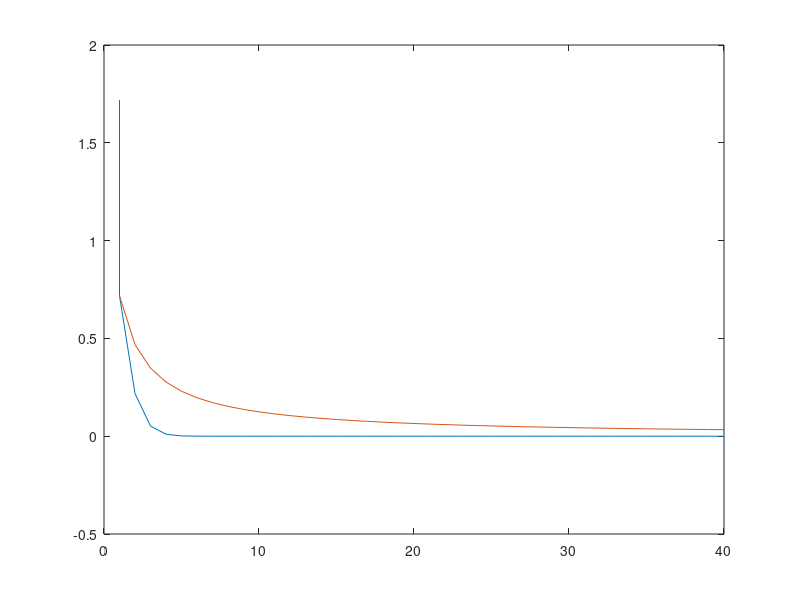

This figure's MATLAB source: (Note: this script raises an error after producing the figure.)
%% Task 1 +
N = 40;
X = [1, 1:N];
Y = exp(1) - cumsum(1 ./ cumprod([1, 1:N]));
psi = exp(1) - (1 + 1./X).^X;
plot(X, Y, X, psi);

%% Task 2 +
t = -1:0.01:10;
plot(t, sign(t) .* sqrt(abs(t)), t, my_tan(t));
axis([-1 10 -5 5]);
x0 = ginput(1);
x0 = x0(1);
x_min = fzero(@(t) abs(sign(t) .* sqrt(abs(t)) - my_tan(t)) - 0.1, x0);
%plot(t, abs(func_2(t)));
disp(['x = : ', num2str(x_min)]);

%% Task 3 +
subplot(1, 2, 1);
plot(-10:0.01:10, func_3(-10:0.01:10));
axis([-10 10 -10 10]);

x_min = -10:0.01:10;
phi_sz = numel(x_min);
y = zeros(1, phi_sz);
for i = 1:phi_sz
    y(i) = fzero(@func_3, x_min(i));
end
ind1 = find(x_min > 1);
good_sol1 = find(abs(x_min - 1) < 0.01, 1);
y(ind1) = y(good_sol1) * ones(size(y(ind1)));

ind2 = find(x_min < -1);
good_sol2 = find(abs(x_min + 1) < 0.01, 1);
y(ind2) = y(good_sol2) * ones(size(y(ind2)));

subplot(1, 2, 2);
plot(x_min, y, x_min, x_min);
axis([-5 5 -5 5]);

%% Task 4 +
a = 0.3;
y0 = [pi/2; -1];
options = odeset('RelTol',1e-5);
[t, y] = ode45(@(t, x) func_4(t, x, a), [0 10*pi], y0, options);
y = abs(y(:,1)) .* sign(y0(1));
subplot(1, 2, 1);
plot(t, y);
N = 100;
y = reshape(repmat(y', N, 1), N * numel(y), 1);
subplot(1, 2, 2);
comet(sin(y), 1 - cos(y));
axis equal;

%% Task 5 +
y0 = [5 5 10 0.5 0 0 5 5 0 -.5 -0.5 0]';
m1 = 1500;
m2 = 500;
[~, y] = ode45(@(t, x) func_5(t, x, m1, m2), [0 15], y0);
nFrames = 500;
mov(1:nFrames) = struct('cdata', [],'colormap', []);
for i = 1:nFrames
    t_max = ceil(i/nFrames * size(y,1));
    plot3(y(1:t_max, 1), y(1:t_max, 2), y(1:t_max, 3), 'o', y(1:t_max, 7), y(1:t_max, 8), y(1:t_max, 9), 'o');
    mov(i) = getframe();
end
hold on;
A = y(:, 1:3);
normal = pinv(A' * A) * A' * ones(size(A,1), 1);  
base1 = [0; -normal(3); normal(2)];
base1 = base1 / norm(base1);
base2 = [normal(2); -normal(1); 0];
base2 = base2 / norm(base2);
point = ones(3,1) / sum(normal);
par = -5:0.1:5;
plot3(point(1) + base1(1) * par, point(2) + base1(2) * par, point(3) + base1(3) * par, 'g', point(1) + base2(1) * par, point(2) + base2(2) * par, point(3) + base2(3) * par, 'g');

%% Для фазового портрета
phi_sz = 16;
r_sz = 5;
min_r = 0.1;
max_r = 1;
phi = (1:phi_sz) * 2*pi / phi_sz;
r = linspace(min_r, max_r, r_sz);
%% Task 6
% Устойчивый узел
f = @(t, y) [-5*y(1); -3*y(2)];
subplot(2, 3, 1);
for i = 1:r_sz
    for j = 1:phi_sz
        [~, y] = ode45(f, [-5 5], [r(i) * cos(phi(j)); r(i) * sin(phi(j))]);
        quiver(y(:, 1), y(:, 2), -5 * y(:, 1), -3 * y(:, 2), 'b');
        title('Узел');
        hold on;
    end
end

% Дикритический узел
f = @(t, y) [-2*y(1); -2*y(2)];
subplot(2, 3, 2);
for i = 1:r_sz
    for j = 1:phi_sz
        [~, y] = ode45(f, [-5 5], [r(i) * cos(phi(j)); r(i) * sin(phi(j))]);
        quiver(y(:, 1), y(:, 2), -2 * y(:, 1), -2 * y(:, 2), 'b');
        title('Дикритический узел');
        hold on;
    end
end

% Седло
f = @(t, y) [y(2); y(1)];
subplot(2, 3, 3);
for i = 1:r_sz
    for j = 1:phi_sz
        [~, y] = ode45(f, [-10 10], [r(i) * cos(phi(j)); r(i) * sin(phi(j))]);
        quiver(y(:, 1), y(:, 2), y(:, 2), y(:, 1), 'b');
        title('Седло');
        axis([-1 1 -1 1]);
        hold on;
    end
end

% Фокус
f = @(t, y) [y(1) - 2*y(2); y(2) + 3*y(1)];
subplot(2, 3, 4);
for i = 1:r_sz
    for j = 1:phi_sz
        [~, y] = ode45(f, [-0.1 1], [r(i) * cos(phi(j)); r(i) * sin(phi(j))]);
        quiver(y(:, 1), y(:, 2), y(:, 1) - 2 * y(:, 2), 3 * y(:, 1) + y(:, 2), 'b');
        title('Фокус');
        hold on;
    end
end

% Центр
f = @(t, y) [y(2); -y(1)];
subplot(2, 3, 5);
for i = 1:floor(r_sz)
    for j = 1:phi_sz/4
        [~, y] = ode45(f, [0 2], [r(i) * cos(phi(4*j)); r(i) * sin(phi(4*j))]);
        quiver(y(:, 1), y(:, 2), y(:, 2), -y(:, 1), 'Color', [0 0 1], 'AutoScaleFactor', 0.5);
        title('Центр');
        hold on;
    end
end

f = @(t, y) [-2 * y(1) + y(2); -2 * y(2)];
subplot(2, 3, 6);
for i = 1:r_sz
    for j = 1:phi_sz
        [~, y] = ode45(f, [-3 3], [r(i) * cos(phi(j)); r(i) * sin(phi(j))]);
        quiver(y(:, 1), y(:, 2), -2 * y(:, 1) + y(:, 2), -2 * y(:, 2), 'b');
        title('Вырожденный узел');
        axis([-1 1 -1 1]);
        hold on;
    end
end
%% Task 7
f1 = @(t, y) [2*y(2) - y(1) - y(2)^3; y(1) - 2*y(2)]; % устойчива
f2 = @(t, y) [y(1)*y(2) - y(1)^3 + y(2)^3; y(1).^2 - y(2).^3]; % неустойчива 

v1 = @(y) (y(:, 2).^4 + 2*(y(:, 1) - 2*y(:, 2)).^2);
v2 = @(y) y(:, 1) .* y(:, 2);

lyap = zeros(1, 3);
for i = 1:r_sz
    for j = 1:phi_sz
        [~, y] = ode45(f1, -15:0.01:15, [r(i) * cos(phi(j)); r(i) * sin(phi(j))]);
        to_add = [v1(y), y];
        lyap = [lyap; to_add];
        hold on;
    end
end
lyap = sortrows(lyap);
subplot(1, 2, 1);
sz = find(lyap > 0.3, 1);
quiver(lyap(1:sz, 2), lyap(1:sz, 3), (2*lyap(1:sz, 3) - lyap(1:sz, 2) - lyap(1:sz, 3).^3), (lyap(1:sz, 2) - 2*lyap(1:sz, 3)), 'Color', [0 0 1]);
hold on;
lyap(1:sz, :) = [];
sz = size(lyap, 1);
ind = [1, round(sz * (1:10) / 10)];
for k = 1:10
    quiver(lyap(ind(k):ind(k+1), 2), lyap(ind(k):ind(k+1), 3), (2*lyap(ind(k):ind(k+1), 3) - lyap(ind(k):ind(k+1), 2) - lyap(ind(k):ind(k+1), 3).^3), (lyap(ind(k):ind(k+1), 2) - 2*lyap(ind(k):ind(k+1), 3)), 'Color', [0.1 * k 0 (1 - 0.1 * k)], 'AutoScaleFactor', 0.2);
    hold on;
end

lyap = zeros(1, 3);
for i = 1:r_sz
    for j = 1:phi_sz
        [~, y] = ode45(f2, -10:0.05:10, [r(i) * cos(phi(j)); r(i) * sin(phi(j))]);
        to_add = [v2(y), y];
        lyap = [lyap; to_add];
        hold on;
    end
end
lyap = sortrows(lyap, 'descend');
subplot(1, 2, 2);
sz = find(lyap < 2.72, 1);
quiver(lyap(1:sz, 2), lyap(1:sz, 3), lyap(1:sz, 2).*lyap(1:sz, 3) - lyap(1:sz, 2).^3 + lyap(1:sz, 3).^3, lyap(1:sz, 2).^2 - lyap(1:sz, 3).^3, 'Color', [1 0 0]);
hold on;
lyap(1:sz, :) = [];
sz = size(lyap, 1);
ind = [1, round(sz * (1:10) / 10)];
for k = 1:10
    quiver(lyap(ind(k):ind(k+1), 2), lyap(ind(k):ind(k+1), 3), lyap(ind(k):ind(k+1), 2).*lyap(ind(k):ind(k+1), 3) - lyap(ind(k):ind(k+1), 2).^3 + lyap(ind(k):ind(k+1), 3).^3, lyap(ind(k):ind(k+1), 2).^2 - lyap(ind(k):ind(k+1), 3).^3, 'Color', [1.1 - 0.1 * k 0 (0.1 * k - 0.1)]);
    hold on;
    axis([-1 1 -1 1]);
end

%% Task 8 +
acc_sol = @(t) exp(t) - 2;
odefun = @(t, y) [y(2); y(2)];
bcfun = @(y0, y1) [y0(1) + 1; y1(2) - y1(1) - 2];
sz = 20;
solinit = bvpinit(linspace(0, 1, sz), [1 0]);
num_sol = bvp4c(odefun, bcfun, solinit);
t = linspace(0, 1, sz);
y = deval(num_sol, t);
subplot(1, 2, 1);
plot(t, y(1, :));
title('Численное решение');
subplot(1, 2, 2);
plot(t, acc_sol(t));
title('Аналитическое решение');

norm_l2 = sqrt(trapz(t, (y(1, :) - acc_sol(t)) .^ 2));
norm_c = max(abs(y(1, :) - acc_sol(t)));
disp(['L2-norm = ', num2str(norm_l2)]);
disp(['C-norm = ', num2str(norm_c)]);

%% Task 9; +
%% Test 1
f1 = @(x) x(1).^2 + x(2).^2;
grad1 = @(x) [2 * x(1); 2 * x(2)];
hess1 = @(x) [2 0; 0 2];
x0 = [4; 4];
x_min = newton_min(f1, grad1, hess1, x0);
sz = 30;
other_f1 = @(x, y) x.^2 + y.^2;
[X, Y] = meshgrid(linspace(-6, 6, sz));
contour(X, Y, other_f1(X, Y), other_f1(x_min(1,:), x_min(2, :)), '--');
hold on;
plot(x_min(1, :), x_min(2, :), 'o-r');
axis([-4 4 -6 6]);
axis equal;
disp(x_min);
disp(x_min);

%% Test 2
f2 = @(x) (x.^4) / 4 + 2 * x.^2 - 3 * x;
grad2 = @(x) x.^3 + 4 * x - 3;
hess2 = @(x) 3 * x.^2 + 4;
x0 = 1;
x_min = newton_min(f2, grad2, hess2, x0);
x_min = x_min(1);
disp('Newtons solution:');
disp(x_min); 
x_minbnd = fminbnd(f2, 0, 1);
disp('fminbnd solution:');
disp(x_minbnd);
t = linspace(0, 1, 30);
plot(t, f2(t), x_min, f2(x_min), 'o');

%% Test 3
f3 = @(x) (x(1).^4) / 4 - (x(1).^2) / 2 + x(2).^2;
grad3 = @(x) [x(1).^3 - x(1); 2 * x(2)];
hess3 = @(x) [3 * x(1).^2 - 1, 0; 0, 2];
x0 = [3; 4];
x_min = newton_min(f3, grad3, hess3, x0);
sz = 30;
other_f3 = @(x, y) x.^4 / 4 - x.^2 / 2 + y .^ 2;
[X, Y] = meshgrid(linspace(-6, 6, sz));
plot(x_min(1, :), x_min(2, :), 'o-r');
hold on;
contour(X, Y, other_f3(X, Y), other_f3(x_min(1,:), x_min(2, :)), '--');
hold on;
axis([-4 4 -6 6]);
axis equal;
disp(x_min);

%%
t = 0:0.1:1;
plot(t, sin(2*t), 'Color', [1 0 0.8]);
